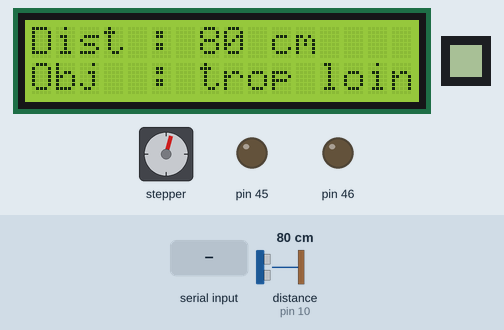
A sketch run on a simulated Arduino Mega 2560, built with avr-gcc and run on an emulated ATmega2560. Shown: 16×2 character LCD, 8×8 one-colour display, stepper motor, output pins drawn as LEDs (lit = HIGH). The test bench sets the inputs (shaded band); at power-on: distance to the obstacle (sensor on pin 10) 80 cm. The echo pulse lasts 58.3 µs per cm; stepper angles assume 2038 steps per turn; what the sketch prints to the serial monitor is not drawn.

Above: at 3.35 s.
3.4 s: distance to the obstacle (sensor on pin 10) set to 63 cm
At 5.01 s:
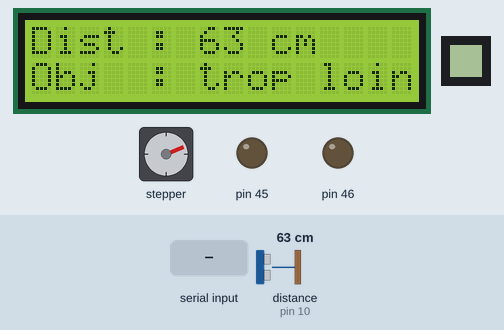
5.3 s: distance to the obstacle (sensor on pin 10) set to 58 cm
At 5.66 s:
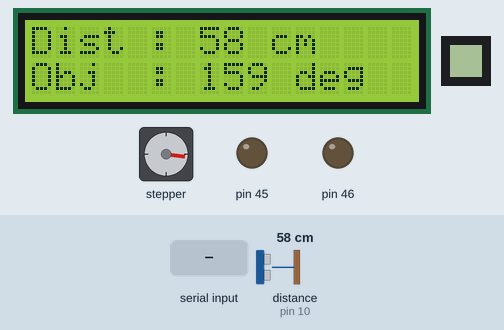
7.3 s: "cfg;1\n" received over Serial
At 8.5 s:
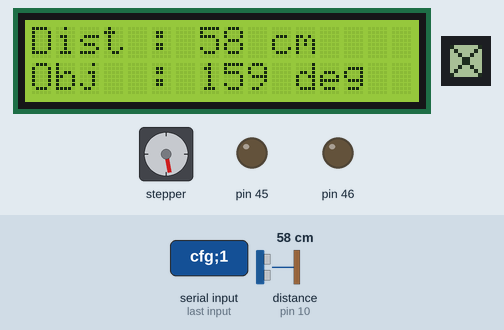
8.9 s: distance to the obstacle (sensor on pin 10) set to 32 cm
At 11.07 s:
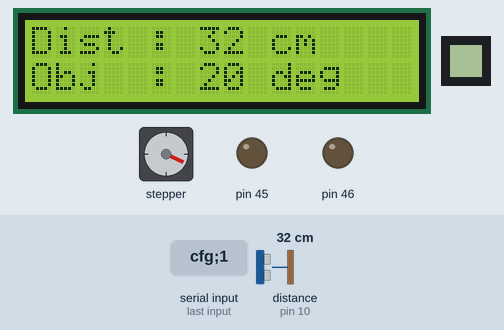
11.9 s: distance to the obstacle (sensor on pin 10) set to 27 cm
At 12.15 s:
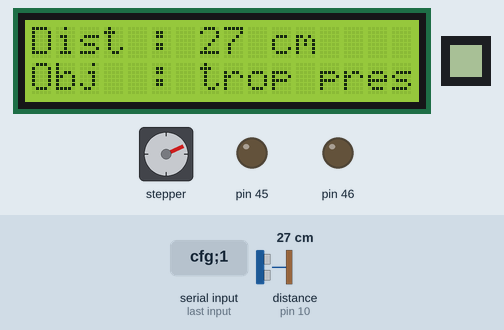
13.9 s: "alm;1\n" received over Serial
At 15.0 s:
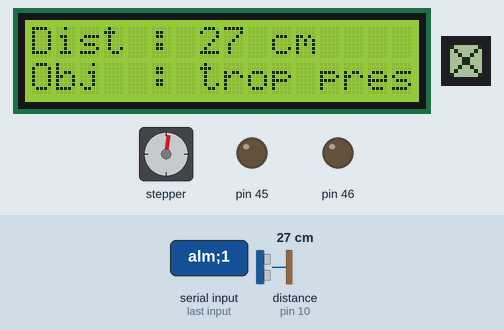
Timing chart, 0 to 16.9 s (numbered marks = the images above; inputs shaded):
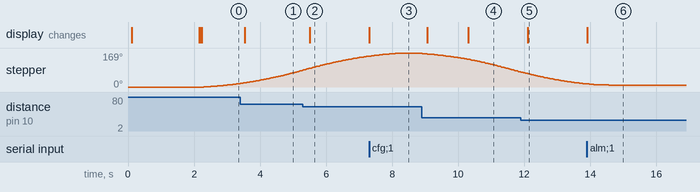

The sketch:

0sx_labo_06.ino
```cpp
#include <LCD_I2C.h>
#include <AccelStepper.h>
#include <HCSR04.h>
#include <U8g2lib.h>

#include "led_rgb.h"

#define BUZZER_PIN 3

#define TRIGGER_PIN 9
#define ECHO_PIN 10

#define MOTOR_INTERFACE_TYPE 4
#define IN_1 5
#define IN_2 6
#define IN_3 7
#define IN_4 8

#define CLK_PIN 30
#define DIN_PIN 34
#define CS_PIN 32

HCSR04 hc(TRIGGER_PIN, ECHO_PIN);
AccelStepper myStepper(MOTOR_INTERFACE_TYPE, IN_1, IN_3, IN_2, IN_4);
LCD_I2C lcd(0x27, 16, 2);
Led led;
U8G2_MAX7219_8X8_F_4W_SW_SPI u8g2(
  U8G2_R0,        // Rotation
  CLK_PIN,        // clock
  DIN_PIN,        // data
  CS_PIN,         // cs
  U8X8_PIN_NONE,  // dc
  U8X8_PIN_NONE   // reset
);

//Variables
unsigned long currentTime = 0;
unsigned long previousTime = 0;
int deltaTime = 0;

int dist = 0;
const int stepPerTurn = 2038;
int currentPosition = 0;

const int maxSpeed = 500;
const int speed = 500;
const int acceleration = 200;

int alertDist = 15;
int minDist = 30;
int maxDist = 60;
int minAngle = 10;
int maxAngle = 170;
float minStep;
float maxStep;

unsigned long lastTimeObjectDetected = 0;
unsigned long timer = 0;


bool tempoDrawing = false;

enum DistanceState { TROP_PRES,
                     NORMAL,
                     TROP_LOIN };
enum Alert { ON,
             OFF };
enum Couleur { ROUGE,
               BLEU,
               BLANC };
enum CommandeState { WAITING,
                     VALID,
                     INVALID,
                     IMPOSSIBLE };

DistanceState distanceState = NORMAL;
Couleur couleur[3] = { ROUGE, BLEU, BLANC };
Alert alert = OFF;
CommandeState commandState = WAITING;

void setup() {
  // put your setup code here, to run once:
  Serial.begin(115200);


  lcd.begin();

  u8g2Setup();
  led.setup();
  pinMode(BUZZER_PIN, OUTPUT);

  myStepper.setMaxSpeed(maxSpeed);
  myStepper.setSpeed(speed);
  myStepper.setAcceleration(acceleration);

  minStep = minAngle / 360.0 * stepPerTurn;
  maxStep = maxAngle / 360.0 * stepPerTurn;

  lcdSetup();
}

void loop() {
  // put your main code here, to run repeatedly:
  currentTime = millis();

  lcdTask(currentTime);

  getDistTask(currentTime);

  stateManager();
  alertStateManager();
  commandStateManager();

  //serialTask(currentTime);

  myStepper.run();
}
void lcdSetup() {
  lcd.backlight();
  lcd.setCursor(0, 0);
  lcd.print("2066931");
  lcd.setCursor(0, 1);
  lcd.print("Hope 4 the best");
  delay(2000);
  lcd.clear();
}
void stateManager() {

  switch (distanceState) {

    case TROP_PRES:
      tooCloseState(currentTime);
      break;

    case NORMAL:
      normalState(currentTime);
      break;

    case TROP_LOIN:
      tooFarState(currentTime);
      break;
  }

  if (dist < minDist) {
    distanceState = TROP_PRES;

  } else if (dist > maxDist) {
    distanceState = TROP_LOIN;

  } else {
    distanceState = NORMAL;
  }
}
void getDistTask(unsigned long ct) {
  static unsigned long lastTime = 0;
  int rate = 100;
  static int lastDist = 0;

  if (ct - lastTime >= rate) {

    dist = hc.dist();
    lastTime = ct;

    if (dist > 0) {
      lastDist = dist;
    } else {
      dist = lastDist;
    }
  }
}
void lcdTask(unsigned long ct) {
  static unsigned long lastTime = 0;
  int rate = 100;

  if (ct - lastTime >= rate) {
    lcd.setCursor(0, 0);
    lcd.print("Dist : ");
    lcd.print(dist);
    lcd.print(" cm  ");
    lcd.setCursor(0, 1);
    lcd.print("Obj  : ");

    lastTime = ct;
  }
}

void alertStateManager() {

  switch (alert) {
    case ON:
      alertOnState(currentTime);
      break;
    case OFF:
      alertOffState();
      break;
  }
}
void colorManager(Couleur couleur[], int compteur) {
  const int ledOn = 255;
  const int ledOff = 0;
  const int ledWhite = 127;


  if (couleur[compteur] == ROUGE) {
    led.SetRgb(ledOn, ledOff, ledOff);
  } else if (couleur[compteur] == BLEU) {
    led.SetRgb(ledOff, ledOff, ledOn);
  } else if (couleur[compteur] == BLANC) {
    led.SetRgb(ledWhite, ledWhite, ledWhite);
  }
}

void ledTask(unsigned long ct) {
  static unsigned long lastTime = 0;
  int rate = 200;
  static int compteur = 0;
  colorManager(couleur, compteur);

  if (ct - lastTime >= rate) {

    compteur++;
    if (compteur == 3) {
      compteur = 0;
    }
    lastTime = ct;
  }
}
void ledOffTask() {
  const int ledOff = 0;

  led.SetRgb(ledOff, ledOff, ledOff);
}
void buzzerTask() {
  int frequency = 500;

  tone(BUZZER_PIN, frequency);
}
void buzzerOffTask() {

  noTone(BUZZER_PIN);
}

void alertOnState(unsigned long ct) {

  int rate = 3000;
  bool transition = dist > alertDist;

  if (transition) {
    if ((ct - lastTimeObjectDetected >= rate)) {

      alert = OFF;
    }
  } else {
    lastTimeObjectDetected = ct;
  }

  ledTask(ct);
  buzzerTask();
}
void alertOffState() {
  bool transition = dist < alertDist;

  if (transition) {
    alert = ON;
  }
  ledOffTask();
  buzzerOffTask();
}

void tooCloseState(unsigned long ct) {
  static unsigned long lastTime = 0;
  int rate = 100;
  int minPosition = map(minDist, minDist, maxDist, minStep, maxStep);

  if (ct - lastTime >= rate) {

    lcd.setCursor(6, 1);
    lcd.print(" trop pres");

    myStepper.moveTo(minPosition);

    if (myStepper.distanceToGo() == 0) {
      myStepper.disableOutputs();
    }

    lastTime = ct;
  }
}
void tooFarState(unsigned long ct) {
  static unsigned long lastTime = 0;
  int rate = 100;
  int maxPosition = map(maxDist, minDist, maxDist, minStep, maxStep);


  if (ct - lastTime >= rate) {

    lcd.setCursor(6, 1);
    lcd.print(" trop loin");

    myStepper.moveTo(maxPosition);

    if (myStepper.distanceToGo() == 0) {
      myStepper.disableOutputs();
    }

    lastTime = ct;
  }
}
void normalState(unsigned long ct) {
  static unsigned long lastTime = 0;
  int rate = 100;

  pointeurTask(ct);

  if (ct - lastTime >= rate) {

    lcd.print(currentPosition);  //position en degrés
    lcd.print(" deg    ");

    lastTime = ct;
  }
}

void pointeurTask(unsigned long ct) {
  static unsigned long lastTime = 0;
  int rate = 100;


  static int stepsToMove = 0;

  if (ct - lastTime >= rate) {
    currentPosition = map(dist, minDist, maxDist, minAngle, maxAngle);
    stepsToMove = map(dist, minDist, maxDist, minStep, maxStep);

    lastTime = ct;
  }

  if (myStepper.distanceToGo() == 0) {
    myStepper.disableOutputs();
  }

  myStepper.moveTo(stepsToMove);
}
void serialTask(unsigned long ct) {

  static unsigned long lastTime = 0;
  int rate = 100;

  if (ct - lastTime >= rate) {

    Serial.print("etd:2066931,dist:");
    Serial.print(dist);
    Serial.print(",deg:");
    Serial.println(currentPosition);

    lastTime = ct;
  }
}

void serialEvent() {

  String tampon = Serial.readStringUntil('\n');

  Serial.println("Réception : " + tampon);

  String commande;
  String arg1, arg2;

  analyserCommande(tampon, commande, arg1, arg2);
  processCommandTask(commande, arg1, arg2);
}
void analyserCommande(const String& tampon, String& commande, String& arg1, String& arg2) {
  commande = "";
  arg1 = "";
  arg2 = "";

  int firstSep = tampon.indexOf(';');
  int secondSep = tampon.indexOf(';', firstSep + 1);

  if (firstSep == -1) {
    // Pas de point-virgule, c'est peut-être "stop" ou autre commande sans paramètre
    commande = tampon;
    return;
  }

  // Extraire la commande
  commande = tampon.substring(0, firstSep);

  // Extraire arg1
  if (secondSep != -1) {
    arg1 = tampon.substring(firstSep + 1, secondSep);

    arg2 = tampon.substring(secondSep + 1);
  } else {
    // Il y a une seule valeur après la commande
    arg1 = tampon.substring(firstSep + 1);
  }
}
void processCommandTask(String commande, String arg1, String arg2) {

  if (commande == "cfg") {

    if (arg1 == "alm") {


      commandState = VALID;
      alertDist = arg2.toInt();
      Serial.print("Distance d'alarme configurée à : ");
      Serial.println(alertDist);


    } else if (arg1 == "lim_inf") {

      if (arg2.toInt() > maxDist) {

        Serial.println("La distance minimale ne peut pas être plus grande que la distance maximale");
        commandState = IMPOSSIBLE;

      } else {

        commandState = VALID;
        minDist = arg2.toInt();
        Serial.print("Distance minimale du moteur configurée à : ");
        Serial.println(minDist);
      }
    }


    else if (arg1 == "lim_sup") {
      if (arg2.toInt() < minDist) {


        Serial.println("La distance maximale ne peut pas être plus petite que la distance minimale");
        commandState = IMPOSSIBLE;

      } else {

        commandState = VALID;
        maxDist = arg2.toInt();
        Serial.print("Distance maximale du moteur configurée à : ");
        Serial.println(maxDist);
      }
    } else {
      Serial.println("Commande reçu non valide");
      commandState = INVALID;
    }
  }

  else if (commande == "g_dist" || commande == "gDist") {

    commandState = VALID;
    Serial.print("Distance de l'objet : ");
    Serial.println(dist);

  } else {

    Serial.println("Commande reçu non valide");
    commandState = INVALID;
  }
}

void u8g2Setup() {
  u8g2.begin();

  u8g2.setContrast(15);
  u8g2.setFont(u8g2_font_4x6_tr);

  u8g2.clearBuffer();
  u8g2.sendBuffer();
}
void drawCommandValid() {


  u8g2.clearBuffer();

  u8g2.drawLine(6, 7, 1, 2);
  u8g2.drawLine(2, 1, 3, 0);


  u8g2.sendBuffer();
}
void drawCommandImpossible() {


  u8g2.clearBuffer();

  u8g2.drawCircle(4, 3, 3, U8G2_DRAW_ALL);
  u8g2.drawLine(2, 1, 6, 5);

  u8g2.sendBuffer();

  if (currentTime >= timer) {


    commandState = WAITING;
  }
}
void drawCommandInvalid() {
  static unsigned long lastTime = 0;
  int rate = 3000;

  u8g2.clearBuffer();

  u8g2.drawLine(0, 0, 7, 7);
  u8g2.drawLine(7, 0, 0, 7);

  u8g2.sendBuffer();

  if (currentTime >= timer) {


    commandState = WAITING;
  }
}
void commandStateManager() {

  switch (commandState) {
    case WAITING:
      u8g2.clearBuffer();
      u8g2.sendBuffer();
      timer = currentTime + 3000;
      break;
    case VALID:
      timer = currentTime + 3000;
      drawCommandValid();
      break;
    case INVALID:
      drawCommandInvalid();
      break;
    case IMPOSSIBLE:
      drawCommandImpossible();
      break;
  }
}
```

led_rgb.h
```cpp
#include <Arduino.h>

#define NB_PIN 3
#define FIRST_PIN 44


class Led {

  private:

    unsigned int r;
    unsigned int g;
    unsigned int b;
    int pin[3];

  public:

    Led() {
      r = 0;
      g = 0;
      b = 0;

      for(int i = 0; i < NB_PIN; i++) {
        pin[i] = FIRST_PIN + i;
      }
    }

    Led(unsigned int r, unsigned int g, unsigned int b) {
      this->r = r;
      this->g = g;
      this->b = b;

      for(int i = 0; i < NB_PIN; i++) {
        pin[i] = FIRST_PIN + i;
      }
    }

    void setup() {
      for(int i = 0; i < NB_PIN; i++) {
        pinMode(pin[i], OUTPUT);
      }
    }
    void SetRgb(unsigned int r, unsigned int g, unsigned int b) {
      this->r = r;
      this->g = g;
      this->b = b;

      analogWrite(pin[0], this->r);
      analogWrite(pin[1], this->g);
      analogWrite(pin[2], this->b);
    }

    unsigned int GetRed() {return r;}
    unsigned int GetGreen() {return g;}
    unsigned int GetBlue() {return b;}


    int GetPin(int i) {return pin[i];}

    void offline() {
      r = 0;
      g = 0;
      b = 0;
    }

};
```

Measured:
- the behaviour switches between 61 and 60 cm on distance to the obstacle (sensor on pin 10) (found by bisection; images 1 and 2)
- the behaviour switches between 30 and 29 cm on distance to the obstacle (sensor on pin 10) (found by bisection; images 4 and 5)
- after the input at 3.4 s, the display: changes after 0.13 s (image 1)
- after the input at 5.3 s, the display: changes after 0.21 s (image 2)
- after the input at 7.3 s, the display: changes at once (image 3)
- after the input at 8.9 s, the display: first changes after 0.17 s (image 4 shows a later state)
- after the input at 11.9 s, the display: changes after 0.20 s (image 5)
- after the input at 13.9 s, the display: changes at once (image 6)
